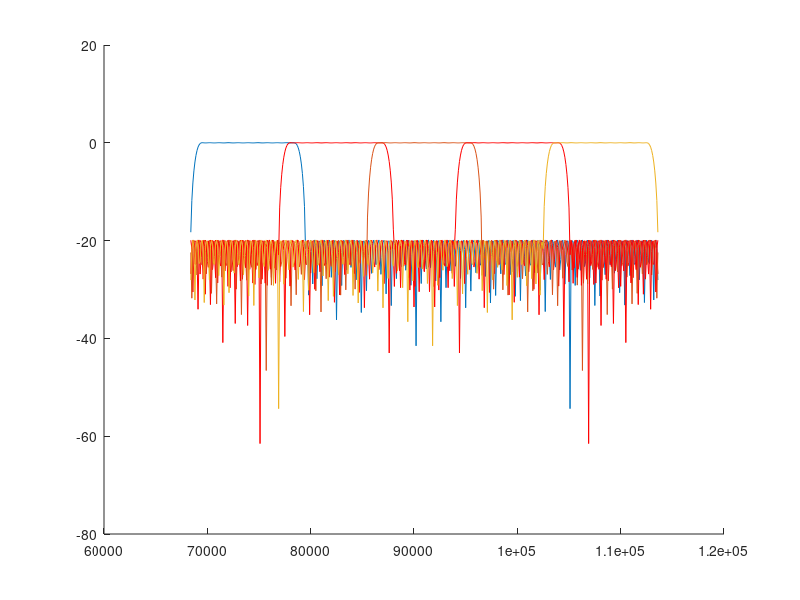
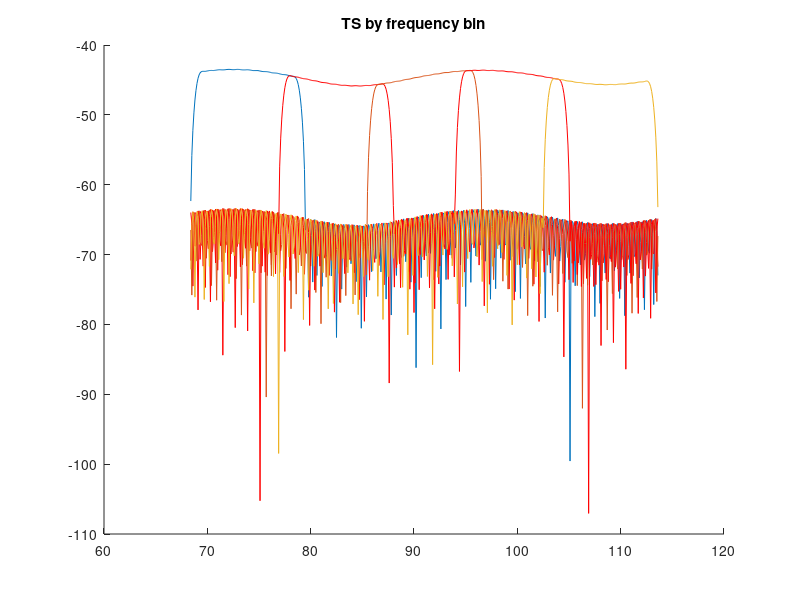
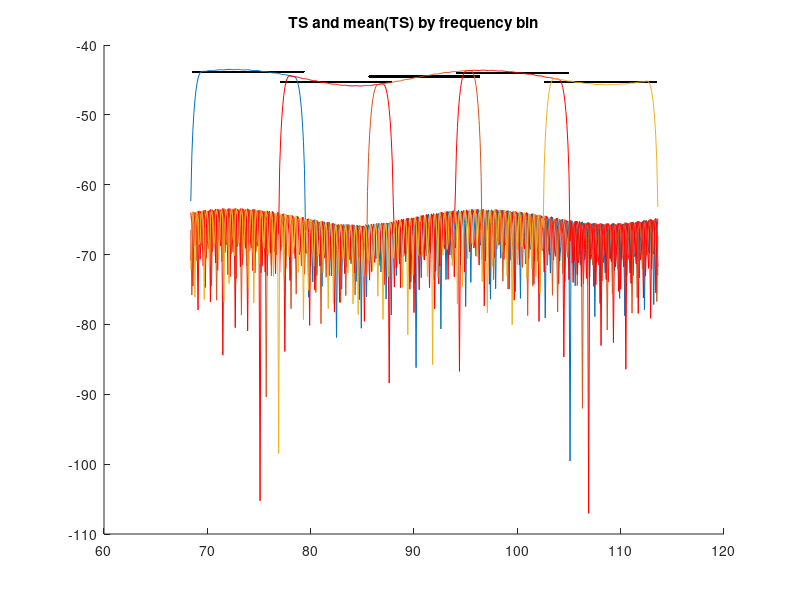

MATLAB code to generate these figures, in order:
% binnedTargetStrength
%
% S. Nylund, 2019-
% G. Cutter, 2019-09

clear; close all; clc;

load LPfilter
load TS_24mmSphere_f68-119copy.txt
d=TS_24mmSphere_f68_119copy;

ECHO_REMOVE_ENDS = 1.875;
recvBW = 0.5; % 50% bandwidth
nbinf = 5;
fFc = 1.0e6/11;
ECHO_FILTER_PC_LENGTH = length(B);
coeffComplexBinnedFrequency = zeros(nbinf,ECHO_FILTER_PC_LENGTH);
   
for k=0:nbinf-1
   fF0 = (ECHO_REMOVE_ENDS/nbinf)*(k-floor(nbinf/2.0));
   F0(k+1) = fF0;
   fEcho(k+1) = fFc*(1+fF0*recvBW/2.0);
      
   coeffComplexBinnedFrequency(k+1,:)=B.*exp(j*fF0*pi*(0:ECHO_FILTER_PC_LENGTH-1));
end

figure(1)
clf
F0=100*round((fFc/2)/100);
F=-F0/2:100:F0/2;
F=-22600:100:22600;
% freqz = Frequency response of digital filter
H1=freqz(coeffComplexBinnedFrequency(1,:),1,F,F0);
H2=freqz(coeffComplexBinnedFrequency(2,:),1,F,F0);
H3=freqz(coeffComplexBinnedFrequency(3,:),1,F,F0);
H4=freqz(coeffComplexBinnedFrequency(4,:),1,F,F0);
H5=freqz(coeffComplexBinnedFrequency(5,:),1,F,F0);

hold on
plot(F+2*F0,10*log10(abs(H1)))
plot(F+2*F0,10*log10(abs(H2)),'r')
plot(F+2*F0,10*log10(abs(H3)))
plot(F+2*F0,10*log10(abs(H4)),'r')
plot(F+2*F0,10*log10(abs(H5)))

itarget=5:(511-54);
Ft=d(1,itarget);
TS=d(2,itarget);
figure(2)
clf
hold on
TS1vec=10*log10(abs(H1))+TS; plot(Ft,TS1vec);
TS2vec=10*log10(abs(H2))+TS; plot(Ft,TS2vec,'r');
TS3vec=10*log10(abs(H3))+TS; plot(Ft,TS3vec);
TS4vec=10*log10(abs(H4))+TS; plot(Ft,TS4vec,'r');
TS5vec=10*log10(abs(H5))+TS; plot(Ft,TS5vec);
title('TS by frequency bin')


Bscale=1/mean(abs(H1));  % Scaling factor into efficient bandwidth

TS1=10*log10(Bscale*mean(10.^(TS1vec/10)));
TS2=10*log10(Bscale*mean(10.^(TS2vec/10)));
TS3=10*log10(Bscale*mean(10.^(TS3vec/10)));
TS4=10*log10(Bscale*mean(10.^(TS4vec/10)));
TS5=10*log10(Bscale*mean(10.^(TS5vec/10)));
disp(['Target strength frequency bin 1: ' num2str(TS1,'%.2f')])
disp(['Target strength frequency bin 2: ' num2str(TS2,'%.2f')])
disp(['Target strength frequency bin 3: ' num2str(TS3,'%.2f')])
disp(['Target strength frequency bin 4: ' num2str(TS4,'%.2f')])
disp(['Target strength frequency bin 5: ' num2str(TS5,'%.2f')])


%----------------------------------------------------------
% (gc) Frequency bands
fb1 = Ft(abs(H1)>0.1);
fb2 = Ft(abs(H2)>0.1);
fb3 = Ft(abs(H3)>0.1);
fb4 = Ft(abs(H4)>0.1);
fb5 = Ft(abs(H5)>0.1);

figure(3)
clf
hold on
plot( fb1,TS1 , 'k.')
plot( fb2,TS2 , 'k.')
plot( fb3,TS3 , 'k.')
plot( fb4,TS4 , 'k.')
plot( fb5,TS5 , 'k.')
hold on
TS1vec=10*log10(abs(H1))+TS; plot(Ft,TS1vec);
TS2vec=10*log10(abs(H2))+TS; plot(Ft,TS2vec,'r');
TS3vec=10*log10(abs(H3))+TS; plot(Ft,TS3vec);
TS4vec=10*log10(abs(H4))+TS; plot(Ft,TS4vec,'r');
TS5vec=10*log10(abs(H5))+TS; plot(Ft,TS5vec);

title('TS and mean(TS) by frequency bin')
